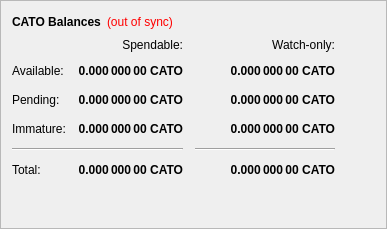
        <widget class="QFrame" name="frame">
         <property name="frameShape">
          <enum>QFrame::StyledPanel</enum>
         </property>
         <property name="frameShadow">
          <enum>QFrame::Raised</enum>
         </property>
         <layout class="QVBoxLayout" name="verticalLayout_4">
          <item>
           <layout class="QHBoxLayout" name="horizontalLayout_4">
            <item>
             <widget class="QLabel" name="label_5">
              <property name="font">
               <font>
                <weight>75</weight>
                <bold>true</bold>
               </font>
              </property>
              <property name="text">
               <string>CATO Balances</string>
              </property>
             </widget>
            </item>
            <item>
             <widget class="QLabel" name="labelWalletStatus">
              <property name="cursor">
               <cursorShape>WhatsThisCursor</cursorShape>
              </property>
              <property name="toolTip">
               <string>The displayed information may be out of date. Your wallet automatically synchronizes with the Catocoin network after a connection is established, but this process has not completed yet.</string>
              </property>
              <property name="styleSheet">
               <string notr="true">QLabel { color: red; }</string>
              </property>
              <property name="text">
               <string notr="true">(out of sync)</string>
              </property>
              <property name="alignment">
               <set>Qt::AlignLeading|Qt::AlignLeft|Qt::AlignVCenter</set>
              </property>
             </widget>
            </item>
            <item>
             <spacer name="horizontalSpacer_3">
              <property name="orientation">
               <enum>Qt::Horizontal</enum>
              </property>
              <property name="sizeHint" stdset="0">
               <size>
                <width>40</width>
                <height>20</height>
               </size>
              </property>
             </spacer>
            </item>
           </layout>
          </item>
          <item>
           <layout class="QGridLayout" name="gridLayout">
            <property name="spacing">
             <number>12</number>
            </property>
            <item row="2" column="2">
             <widget class="QLabel" name="labelWatchPending">
              <property name="font">
               <font>
                <weight>75</weight>
                <bold>true</bold>
               </font>
              </property>
              <property name="cursor">
               <cursorShape>IBeamCursor</cursorShape>
              </property>
              <property name="toolTip">
               <string>Unconfirmed transactions to watch-only addresses</string>
              </property>
              <property name="text">
               <string notr="true">0.000 000 00 CATO</string>
              </property>
              <property name="alignment">
               <set>Qt::AlignRight|Qt::AlignTrailing|Qt::AlignVCenter</set>
              </property>
              <property name="textInteractionFlags">
               <set>Qt::LinksAccessibleByMouse|Qt::TextSelectableByKeyboard|Qt::TextSelectableByMouse</set>
              </property>
             </widget>
            </item>
            <item row="2" column="1">
             <widget class="QLabel" name="labelUnconfirmed">
              <property name="font">
               <font>
                <weight>75</weight>
                <bold>true</bold>
               </font>
              </property>
              <property name="cursor">
               <cursorShape>IBeamCursor</cursorShape>
              </property>
              <property name="toolTip">
               <string>Total of transactions that have yet to be confirmed, and do not yet count toward the spendable balance</string>
              </property>
              <property name="text">
               <string notr="true">0.000 000 00 CATO</string>
              </property>
              <property name="alignment">
               <set>Qt::AlignRight|Qt::AlignTrailing|Qt::AlignVCenter</set>
              </property>
              <property name="textInteractionFlags">
               <set>Qt::LinksAccessibleByMouse|Qt::TextSelectableByKeyboard|Qt::TextSelectableByMouse</set>
              </property>
             </widget>
            </item>
            <item row="3" column="2">
             <widget class="QLabel" name="labelWatchImmature">
              <property name="font">
               <font>
                <weight>75</weight>
                <bold>true</bold>
               </font>
              </property>
              <property name="cursor">
               <cursorShape>IBeamCursor</cursorShape>
              </property>
              <property name="toolTip">
               <string>Staked or masternode rewards in watch-only addresses that has not yet matured</string>
              </property>
              <property name="text">
               <string notr="true">0.000 000 00 CATO</string>
              </property>
              <property name="alignment">
               <set>Qt::AlignRight|Qt::AlignTrailing|Qt::AlignVCenter</set>
              </property>
              <property name="textInteractionFlags">
               <set>Qt::LinksAccessibleByMouse|Qt::TextSelectableByKeyboard|Qt::TextSelectableByMouse</set>
              </property>
             </widget>
            </item>
            <item row="4" column="0" colspan="2">
             <widget class="Line" name="lineSpendableBalance">
              <property name="orientation">
               <enum>Qt::Horizontal</enum>
              </property>
             </widget>
            </item>
            <item row="4" column="2">
             <widget class="Line" name="lineWatchBalance">
              <property name="sizePolicy">
               <sizepolicy hsizetype="Preferred" vsizetype="Fixed">
                <horstretch>0</horstretch>
                <verstretch>0</verstretch>
               </sizepolicy>
              </property>
              <property name="minimumSize">
               <size>
                <width>140</width>
                <height>0</height>
               </size>
              </property>
              <property name="orientation">
               <enum>Qt::Horizontal</enum>
              </property>
             </widget>
            </item>
            <item row="5" column="0">
             <widget class="QLabel" name="labelTotalText">
              <property name="text">
               <string>Total:</string>
              </property>
             </widget>
            </item>
            <item row="3" column="1">
             <widget class="QLabel" name="labelImmature">
              <property name="font">
               <font>
                <weight>75</weight>
                <bold>true</bold>
               </font>
              </property>
              <property name="cursor">
               <cursorShape>IBeamCursor</cursorShape>
              </property>
              <property name="toolTip">
               <string>Staked or masternode rewards that has not yet matured</string>
              </property>
              <property name="text">
               <string notr="true">0.000 000 00 CATO</string>
              </property>
              <property name="alignment">
               <set>Qt::AlignRight|Qt::AlignTrailing|Qt::AlignVCenter</set>
              </property>
              <property name="textInteractionFlags">
               <set>Qt::LinksAccessibleByMouse|Qt::TextSelectableByKeyboard|Qt::TextSelectableByMouse</set>
              </property>
             </widget>
            </item>
            <item row="2" column="3">
             <spacer name="horizontalSpacer_2">
              <property name="orientation">
               <enum>Qt::Horizontal</enum>
              </property>
              <property name="sizeHint" stdset="0">
               <size>
                <width>40</width>
                <height>20</height>
               </size>
              </property>
             </spacer>
            </item>
            <item row="3" column="0">
             <widget class="QLabel" name="labelImmatureText">
              <property name="text">
               <string>Immature:</string>
              </property>
             </widget>
            </item>
            <item row="5" column="1">
             <widget class="QLabel" name="labelTotal">
              <property name="font">
               <font>
                <weight>75</weight>
                <bold>true</bold>
               </font>
              </property>
              <property name="cursor">
               <cursorShape>IBeamCursor</cursorShape>
              </property>
              <property name="toolTip">
               <string>Your current total balance</string>
              </property>
              <property name="text">
               <string notr="true">0.000 000 00 CATO</string>
              </property>
              <property name="alignment">
               <set>Qt::AlignRight|Qt::AlignTrailing|Qt::AlignVCenter</set>
              </property>
              <property name="textInteractionFlags">
               <set>Qt::LinksAccessibleByMouse|Qt::TextSelectableByKeyboard|Qt::TextSelectableByMouse</set>
              </property>
             </widget>
            </item>
            <item row="5" column="2">
             <widget class="QLabel" name="labelWatchTotal">
              <property name="font">
               <font>
                <weight>75</weight>
                <bold>true</bold>
               </font>
              </property>
              <property name="cursor">
               <cursorShape>IBeamCursor</cursorShape>
              </property>
              <property name="toolTip">
               <string>Current total balance in watch-only addresses</string>
              </property>
              <property name="text">
               <string notr="true">0.000 000 00 CATO</string>
              </property>
              <property name="alignment">
               <set>Qt::AlignRight|Qt::AlignTrailing|Qt::AlignVCenter</set>
              </property>
              <property name="textInteractionFlags">
               <set>Qt::LinksAccessibleByMouse|Qt::TextSelectableByKeyboard|Qt::TextSelectableByMouse</set>
              </property>
             </widget>
            </item>
            <item row="0" column="2">
             <widget class="QLabel" name="labelWatchonly">
              <property name="text">
               <string>Watch-only:</string>
              </property>
              <property name="alignment">
               <set>Qt::AlignRight|Qt::AlignTrailing|Qt::AlignVCenter</set>
              </property>
             </widget>
            </item>
            <item row="1" column="0">
             <widget class="QLabel" name="labelBalanceText">
              <property name="text">
               <string>Available:</string>
              </property>
             </widget>
            </item>
            <item row="1" column="1">
             <widget class="QLabel" name="labelBalance">
              <property name="font">
               <font>
                <weight>75</weight>
                <bold>true</bold>
               </font>
              </property>
              <property name="cursor">
               <cursorShape>IBeamCursor</cursorShape>
              </property>
              <property name="toolTip">
               <string>Your current spendable balance</string>
              </property>
              <property name="text">
               <string notr="true">0.000 000 00 CATO</string>
              </property>
              <property name="alignment">
               <set>Qt::AlignRight|Qt::AlignTrailing|Qt::AlignVCenter</set>
              </property>
              <property name="textInteractionFlags">
               <set>Qt::LinksAccessibleByMouse|Qt::TextSelectableByKeyboard|Qt::TextSelectableByMouse</set>
              </property>
             </widget>
            </item>
            <item row="1" column="2">
             <widget class="QLabel" name="labelWatchAvailable">
              <property name="font">
               <font>
                <weight>75</weight>
                <bold>true</bold>
               </font>
              </property>
              <property name="cursor">
               <cursorShape>IBeamCursor</cursorShape>
              </property>
              <property name="toolTip">
               <string>Your current balance in watch-only addresses</string>
              </property>
              <property name="text">
               <string notr="true">0.000 000 00 CATO</string>
              </property>
              <property name="alignment">
               <set>Qt::AlignRight|Qt::AlignTrailing|Qt::AlignVCenter</set>
              </property>
              <property name="textInteractionFlags">
               <set>Qt::LinksAccessibleByMouse|Qt::TextSelectableByKeyboard|Qt::TextSelectableByMouse</set>
              </property>
             </widget>
            </item>
            <item row="2" column="0">
             <widget class="QLabel" name="labelPendingText">
              <property name="text">
               <string>Pending:</string>
              </property>
             </widget>
            </item>
            <item row="0" column="1">
             <widget class="QLabel" name="labelSpendable">
              <property name="text">
               <string>Spendable:</string>
              </property>
              <property name="alignment">
               <set>Qt::AlignRight|Qt::AlignTrailing|Qt::AlignVCenter</set>
              </property>
             </widget>
            </item>
           </layout>
          </item>
          <item>
           <spacer name="verticalSpacer_4">
            <property name="orientation">
             <enum>Qt::Vertical</enum>
            </property>
            <property name="sizeHint" stdset="0">
             <size>
              <width>20</width>
              <height>40</height>
             </size>
            </property>
           </spacer>
          </item>
         </layout>
        </widget>
